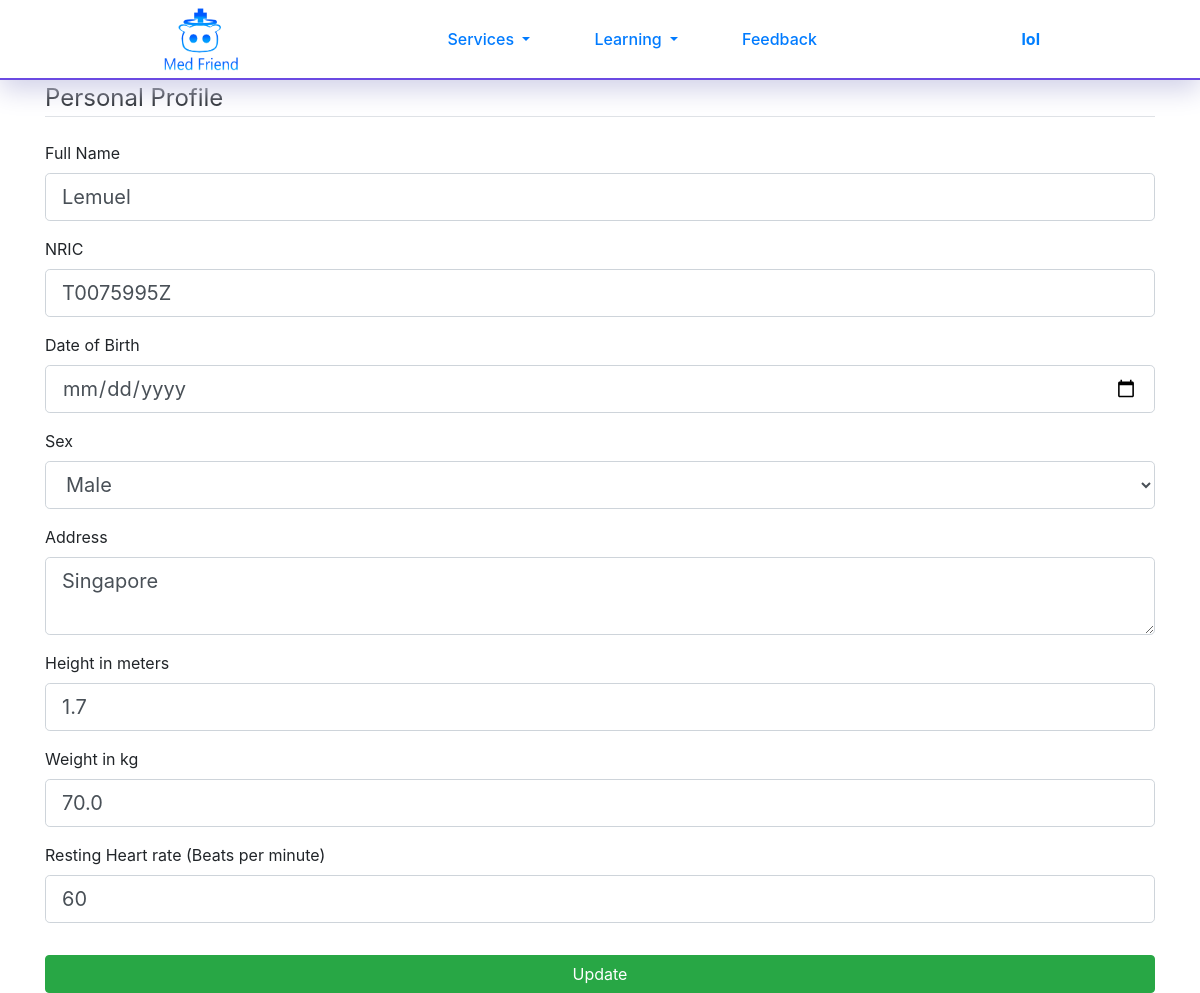
Screenshot of /History (signed in) with the database file from the repository.
### Flask/Models.py (models this page shows, shortened)
class User(db.Model, UserMixin):
    id = db.Column(db.Integer, primary_key=True)
    username = db.Column(db.String(20), unique=True, nullable=False)
    email = db.Column(db.String(120), unique=True, nullable=False)
    password = db.Column(db.String(60), nullable=False)
    image_file = db.Column(db.String(20), nullable=False, default='default.jpg')
    authenticated = db.Column(db.Boolean, nullable=False, default=False)
    delete_time = db.Column(db.DateTime, nullable=False, default=(datetime.now() + timedelta(minutes=30)))
    personal_profile = db.relationship('Personal_Profile', backref='person')
    reminders = db.relationship('Reminders', backref="person")
    admissions = db.relationship('Admissions', backref="person")
    illnesses = db.relationship('Illnesses', backref="person")
    surgeries = db.relationship('Surgeries', backref="person")
    blood_transfusions = db.relationship('Blood_Transfusions', backref='person')
    allergies = db.relationship('Allergies', backref="person")
    vaccinations = db.relationship('Vaccinations', backref="person")

class Personal_Profile(db.Model):
    id = db.Column(db.Integer, primary_key=True)
    full_name = db.Column(db.String(60), nullable=True)
    nric = db.Column(db.String(9), unique=True, nullable=True)
    birthday = db.Column(db.DateTime, nullable=True)
    sex = db.Column(db.String(20), nullable=True)
    address = db.Column(db.String(100), nullable=True)
    age = db.Column(db.Integer, nullable=True)
    height = db.Column(db.Float, nullable=True)
    weight = db.Column(db.Float, nullable=True)
    heart_rate = db.Column(db.Integer, nullable=True)
    bmi = db.Column(db.Integer, nullable=True)
    user_id = db.Column(db.Integer, db.ForeignKey('user.id'), nullable=False)

### Flask/medical_history/routes.py (the view)
@medical_history.route("/History", methods = ['POST', 'GET'])
@login_required
def Personal_Details():
    form = Personal_Profile_Form()
    if form.validate_on_submit():
        age = int(datetime.datetime.today().year) - \
              int(form.birthday.data.year - ((datetime.datetime.today().month, datetime.datetime.today().day) > (form.birthday.data.month, form.birthday.data.day))) - 1
        bmi = form.weight.data / (form.height.data ** 2)
        if current_user.personal_profile == []:
            history = Personal_Profile(full_name=form.full_name.data,
                                       nric=form.nric.data,
                                       birthday=form.birthday.data,
                                       sex=form.sex.data,
                                       address=form.address.data,
                                       age= age,
                                       height=form.height.data,
                                       weight=form.weight.data,
                                       heart_rate=form.heart_rate.data,
                                       bmi= (round(bmi,2)),
                                       user_id=current_user.id)
            db.session.add(history)
        else:
            current_user.personal_profile[0].nric = form.nric.data
            current_user.personal_profile[0].full_name = form.full_name.data
            current_user.personal_profile[0].birthday = form.birthday.data
            current_user.personal_profile[0].sex = form.sex.data
            current_user.personal_profile[0].address = form.address.data
            current_user.personal_profile[0].age = age
            current_user.personal_profile[0].height = form.height.data
            current_user.personal_profile[0].weight = form.weight.data
            current_user.personal_profile[0].heart_rate = form.heart_rate.data
            current_user.personal_profile[0].bmi = (round(bmi,2))
        db.session.commit()
        flash(f'Your personal details have been updated', 'success')
        return redirect(url_for('users.profile_history'))
    elif current_user.personal_profile != [] and request.method == 'GET':
        form.full_name.data = current_user.personal_profile[0].full_name
        form.nric.data = current_user.personal_profile[0].nric
        form.birthday.data = current_user.personal_profile[0].birthday
        form.sex.data = current_user.personal_profile[0].sex
        form.address.data = current_user.personal_profile[0].address
        form.height.data = current_user.personal_profile[0].height
        form.weight.data = current_user.personal_profile[0].weight
        form.heart_rate.data = current_user.personal_profile[0].heart_rate
    return render_template('Medical History/edit personal details.html', title="Update Personal Details", form=form)

### Flask/medical_history/forms.py (shortened to what this page needs)
class Personal_Profile_Form(FlaskForm):
    full_name = StringField("Full Name",
                            validators=[])
    nric = StringField("NRIC",
                       validators=[])
    birthday = DateField('Date of Birth', format='%d/%m/%Y', validators=[Optional()])
    sex = SelectField("Sex", choices=[('Not Set', "Not Set"), ('Male', 'Male'), ('Female', 'Female'), ('Others', 'Others')], validators=[])
    address = TextAreaField("Address", validators=[])
    height = FloatField("Height in meters", validators=[NumberRange(min=0, max=2.72)])
    weight = FloatField("Weight in kg", validators=[NumberRange(min=0, max=635)])
    heart_rate = IntegerField("Resting Heart rate (Beats per minute)", validators=[NumberRange(min=23, max=150)])
    submit = SubmitField('Update')

### Flask/Models.py (called while the page is built)
@login_manager.user_loader
def load_user(user_id):
    return User.query.get(int(user_id))

### Flask/templates/Medical History/edit personal details.html (shortened to what this page needs)
{% extends "layout.html" %}
{% block content %}
<div class="container">
    <form action="" method="post">
        <fieldset class="form-group">
            <legend class="border-bottom mb-4">Personal Profile</legend>
            <div class="form-group">
                {{ form.full_name.label(class="form-control-label") }}
                {% if form.full_name.errors %}
                {{ form.full_name(class="form-control form-control-lg is-invalid", placeholder="John Doe") }}
                <div class="invalid-feedback">
                    {% for error in form.full_name.errors %}
                    <span>{{ error }}</span>
                    {% endfor %}
                </div>
                {% else %}
                {{ form.full_name(class="form-control form-control-lg", placeholder="John Doe") }}
                {% endif %}
            </div>
            <div class="form-group">
                {{ form.nric.label(class="form-control-label") }}
                {% if form.nric.errors %}
                {{ form.nric(class="form-control form-control-lg is-invalid", placeholder="S1234567A") }}
                <div class="invalid-feedback">
                    {% for error in form.nric.errors %}
                    <span>{{ error }}</span>
                    {% endfor %}
                </div>
                {% else %}
                {{ form.nric(class="form-control form-control-lg", placeholder="S1234567A") }}
                {% endif %}
            </div>
            <div class="form-group">
                {{ form.birthday.label(class="form-control-label") }}
                {% if form.birthday.errors %}
                {{ form.birthday(class="form-control form-control-lg is-invalid", placeholder="dd/mm/yyyy") }}
                <div class="invalid-feedback">
                    {% for error in form.birthday.errors %}
                    <span>{{ error }}</span>
                    {% endfor %}
                </div>
                {% else %}
                {{ form.birthday(class="form-control form-control-lg", placeholder="dd/mm/yyyy") }}
                {% endif %}
            </div>
            <div class="form-group">
                {{ form.sex.label(class="form-control-label") }}
                {% if form.sex.errors %}
                {{ form.sex(class="form-control form-control-lg is-invalid") }}
                <div class="invalid-feedback">
                    {% for error in form.sex.errors %}
                    <span>{{ error }}</span>
                    {% endfor %}
                </div>
                {% else %}
                {{ form.sex(class="form-control form-control-lg") }}
                {% endif %}
            </div>
            <div class="form-group">
                {{ form.address.label(class="form-control-label") }}
                {% if form.address.errors %}
                {{ form.address(class="form-control form-control-lg is-invalid", placeholder="Blk 123 #45-67") }}
                <div class="invalid-feedback">
                    {% for error in form.address.errors %}
                    <span>{{ error }}</span>
                    {% endfor %}
                </div>
                {% else %}
                {{ form.address(class="form-control form-control-lg", placeholder="Blk 123 #45-67") }}
                {% endif %}
            </div>
            <div class="form-group">
                {{ form.height.label(class="form-control-label") }}
                {% if form.height.errors %}
                {{ form.height(class="form-control form-control-lg is-invalid", placeholder="1.60") }}
                <div class="invalid-feedback">
                    {% for error in form.height.errors %}
                    <span>{{ error }}</span>
                    {% endfor %}
                </div>
                {% else %}
                {{ form.height(class="form-control form-control-lg", placeholder="1.60") }}
                {% endif %}
            </div>
            <div class="form-group">
                {{ form.weight.label(class="form-control-label") }}
                {% if form.weight.errors %}
                {{ form.weight(class="form-control form-control-lg is-invalid", placeholder="60") }}
                <div class="invalid-feedback">
                    {% for error in form.weight.errors %}
                    <span>{{ error }}</span>
                    {% endfor %}
                </div>
                {% else %}
                {{ form.weight(class="form-control form-control-lg", placeholder="60") }}
                {% endif %}
            </div>
            <div class="form-group">
                {{ form.heart_rate.label(class="form-control-label") }}
                {% if form.heart_rate.errors %}
                {{ form.heart_rate(class="form-control form-control-lg is-invalid", placeholder="60") }}
                <div class="invalid-feedback">
                    {% for error in form.heart_rate.errors %}
                    <span>{{ error }}</span>
                    {% endfor %}
                </div>
                {% else %}
                {{ form.heart_rate(class="form-control form-control-lg", placeholder="60") }}
                {% endif %}
            </div>
        </fieldset>
        {{ form.submit(class="btn btn-success btn-block col-12") }}
    </form>
</div>
{% endblock %}

### Flask/templates/layout.html (shortened to what this page needs)
<!DOCTYPE html>
<html lang="en">
<head>
    <link rel="stylesheet" href="https://stackpath.bootstrapcdn.com/bootstrap/4.1.3/css/bootstrap.min.css"
>
    <link rel="stylesheet" type="text/css" href="{{ url_for('static', filename='css/navbar.css') }}" />
    <link rel="stylesheet" type="text/css" href="{{ url_for('static', filename='css/home.css') }}" />
</head>
<body>
    <nav id="#navbarSupportedContent" class="navbar navbar-expand-lg navbar-custom justify-content-center sticky-top">
        <a class="navbar-brand mr-0" href="{{ url_for('main.index') }}" id="brandlogo">
            <img src="../static/images/Logo.png" alt="" class="img-fluid" style="height:8vh">
        </a>
        <div class="collapse navbar-collapse justify-content-between align-items-center w-100" id="navbarSupportedContent">
            <ul class="navbar-nav mx-auto text-center">
                <li class="nav-item dropdown active">
                    <a class="nav-link dropdown-toggle" href="#" id="navbarDropdown" role="button" data-toggle="dropdown"
                        aria-haspopup="true" aria-expanded="false">
                        Services
                    </a>
                </li>
                <li class="nav-item dropdown active">
                    <a class="nav-link dropdown-toggle" href="#" id="navbarDropdown" role="button" data-toggle="dropdown"
                        aria-haspopup="true" aria-expanded="false">
                        Learning
                    </a>
                </li>
                <li>
                    <a class="nav-link active" href="{{ url_for('feedback.form_page') }}">Feedback</a>
                </li>
            </ul>
            <ul id="rightside" class="nav navbar-nav flex-row justify-content-center flex-nowrap">
                {% if current_user.is_authenticated %}
                <li class="nav-item dropdown active" data-toggle="dropdown" aria-haspopup="true" aria-expanded="false">
                    <b>
                        {{ current_user.username }}
                    </b>
                </li>
                {% else %}
                <a href="{{ url_for('users.login') }}" class="nav-link active"> Login </a>
                {% endif %}
            </ul>
        </div>
    </nav>
    <div>
        {% block content %}{% endblock content%}
    </div>
    <link href="https://unpkg.com/gijgo@1.9.11/css/gijgo.min.css" rel="stylesheet" type="text/css" />
</body>
</html>

### Flask/static/css/navbar.css (style rules this page uses)
#navbarSupportedContent .nav-link { font-size:1em; font-weight: 500; }
.nav-link, .navbar-brand { margin: 0px 0px; }
.navbar { border-bottom: 2px solid rgb(107, 74, 226); box-sizing: border-box; background-color: white; opacity: 1; box-shadow: 0px 10px 25px rgb(210, 210, 233); height: 80px; padding: 0vh 20vh; }
.navbar ul:first-child li { margin: 0px 2vw; }
#rightside li { color: #017fff; }

### Flask/static/css/home.css (style rules this page uses)
* { padding: 0px; margin: 0px; }
body { background-color: rgb(255, 255, 255); }

### rows the page displays
User: username "lol"
Personal_Profile: full_name "Lemuel", nric "T0075995Z", sex "Male", address "Singapore", height "1.7", weight "70.0", heart_rate "60"
